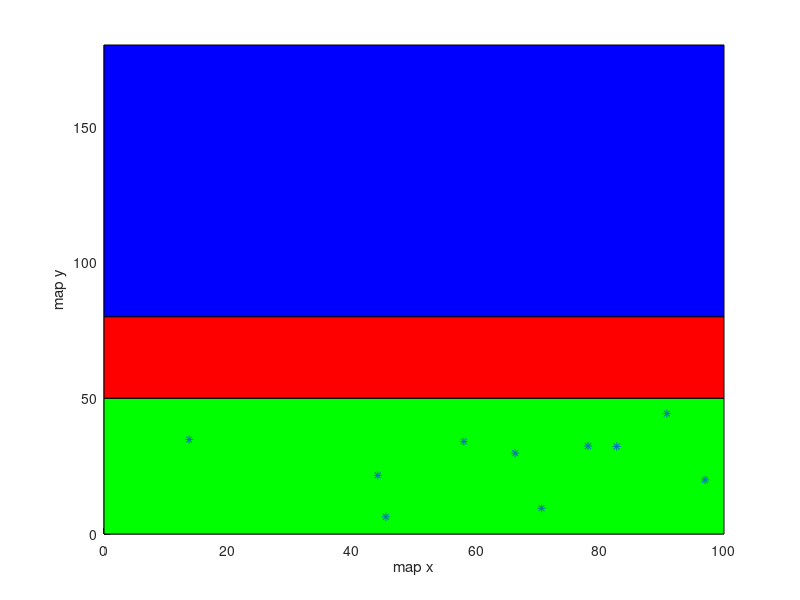

Recreate this plot in MATLAB. (Note: this script raises an error after producing the figure.)
close all
clear all

%define geofence
% aveTime = 1;
% aveVuav = 9.5;
% aveVwind = 0;
% aveEgps = 0;
% aveDea = 5.865;
% ll1 = (aveVuav+aveVwind)*aveTime + aveEgps;
% ll2 = 0.5*(aveVuav+aveVwind)^2/aveDea;
nn=1;
xx=100;
yy=50;
%geofence = (aveVuav+aveVwind)*aveTime + aveEgps + 0.5*(aveVuav+aveVwind)^2/aveDea;
% figure(1)
% patch([0 0 xx xx],[0 yy yy 0],'g');
% hold on
% patch([0 0 xx xx],[yy yy+nn*ll1 yy+nn*ll1 50],'y');
% hold on
% patch([0 0 xx xx],[yy+nn*ll1 yy+nn*geofence yy+nn*geofence yy+nn*ll1],'r');
% hold on
% patch([0 0 xx xx],[yy+nn*geofence yy+nn*geofence+100 yy+nn*geofence+100 yy+nn*geofence],'b');
% hold on
geofence1=30;
figure(1)
patch([0 0 xx xx],[0 yy yy 0],'g');
hold on
patch([0 0 xx xx],[yy yy+geofence1 yy+geofence1 yy],'r');
hold on
patch([0 0 xx xx],[yy+geofence1 yy+geofence1+100 yy+geofence1+100 yy+geofence1],'b');


%uav velocity logN
% m = 16.5;
% v = 4.6;
% mu = log((m^2)/sqrt(v+m^2));
% sigma = sqrt(log(v/(m^2)+1));
vvv=[8.9 20 18 24.6 17.9 18 10.3 15.6 13.8 17.9].';
parmhat = lognfit(vvv);
%uav deA logN
vvvvv=[5.4 8.7 3.2 3.2 4.9 6.7 1.8].';
parmhat2 = lognfit(vvvvv);
NN = 10;
dd = zeros(1,NN);
l1 = zeros(1,NN);
l2 = zeros(1,NN);
p0 = zeros(2,NN);
pp = p0;
time = zeros(1,NN);
vWind = zeros(1,NN);
vUAV = zeros(1,NN);
deA = zeros(1,NN);
vwind0 = zeros(1,2);
F=0;
for i = 1:NN
%GPS updating frequency   time: uniform
    time(i) = 2*rand(1);
%wind velocity weibull 2.86,2.2
    vwind0(1)=wblrnd(2.86,2.2,1,1);
    vwind0(2)=-vwind0(1);
    vWind(i) = vwind0(randi([1 2]));
    %-10+20*rand(1);
%UAV velocity  ??? mu,sigma
    vUAV(i) = lognrnd(parmhat(1),parmhat(2),1,1);
%GPS error: Norm()
    epGPS(i) = -1.5+3*rand(1);
% controllable safe distance(deA: logN)  l1
    deA(i) = lognrnd(parmhat2(1),parmhat2(2),1,1);
    l1(i) = (vUAV(i) + vWind(i))^2/2/deA(i);
% error distance l2
    l2(i) = (vUAV(i) + vWind(i))*time(i) + epGPS(i);
%geofence
    dd(i) = l1(i) + l2(i);
%flight
    p0(1,i) = xx*rand(1);
    pp(1,i) = p0(1,i);
    p0(2,i) = yy*rand(1);
    pp(2,i) = p0(2,i)+(fix((yy-p0(2,i))/(vUAV(i) + vWind(i))/time(i))+1)*(l2(i)-epGPS(i))+epGPS(i)+l1(i);
    if pp(2,i) > yy+geofence1
        F=F+1;
    end
end
F
xlabel('map x')
ylabel('map y')
%axis([0 100 0 yy+nn*geofence+100])
axis([0 100 0 yy+geofence1+100])
scatter(p0(1,:),p0(2,:),'*');
hold on
scatter(pp(1,:),pp(2,:),'o','y');

% figure(2)
% [a,b]=hist(dd,40);
% bar(b,a/NN);
% a/NN
% b

%     Y = geofence+yy+100;
% N = round(Y/(vWind + vUAV)+(vWind + vUAV)/deA);
% pp = zeros(2, N);
% pp(1,1:end) = p0(1);
% pp(2,1) = p0(2);
% ttt= (vUAV + vWind)/deA;
% for i = 1:length(pp)-1
%     if pp(2,i) < 100
%         pp(2,i+1) = pp(2,i) + (vUAV + vWind)*time + epGPS;
%     else
%         if vUAV > 0 && vUAV - deA*time >=0
%             pp(2,i+1) = pp(2,i) + (vUAV + vWind)*time - 0.5*deA*time^2 + epGPS;
%             vUAV = vUAV - deA*time
%         else
%             if vUAV > 0 && vUAV - deA*time <0
%                 pp(2,i+1) = pp(2,i) + (vUAV + vWind)^2/2/deA + epGPS;
%                 break;
%             end
%         end        
%     end
%     if pp(2,i+1) >= geofence+yy
%         %pp(2,i+1) = 0;
%         break;
%     end
% end


        